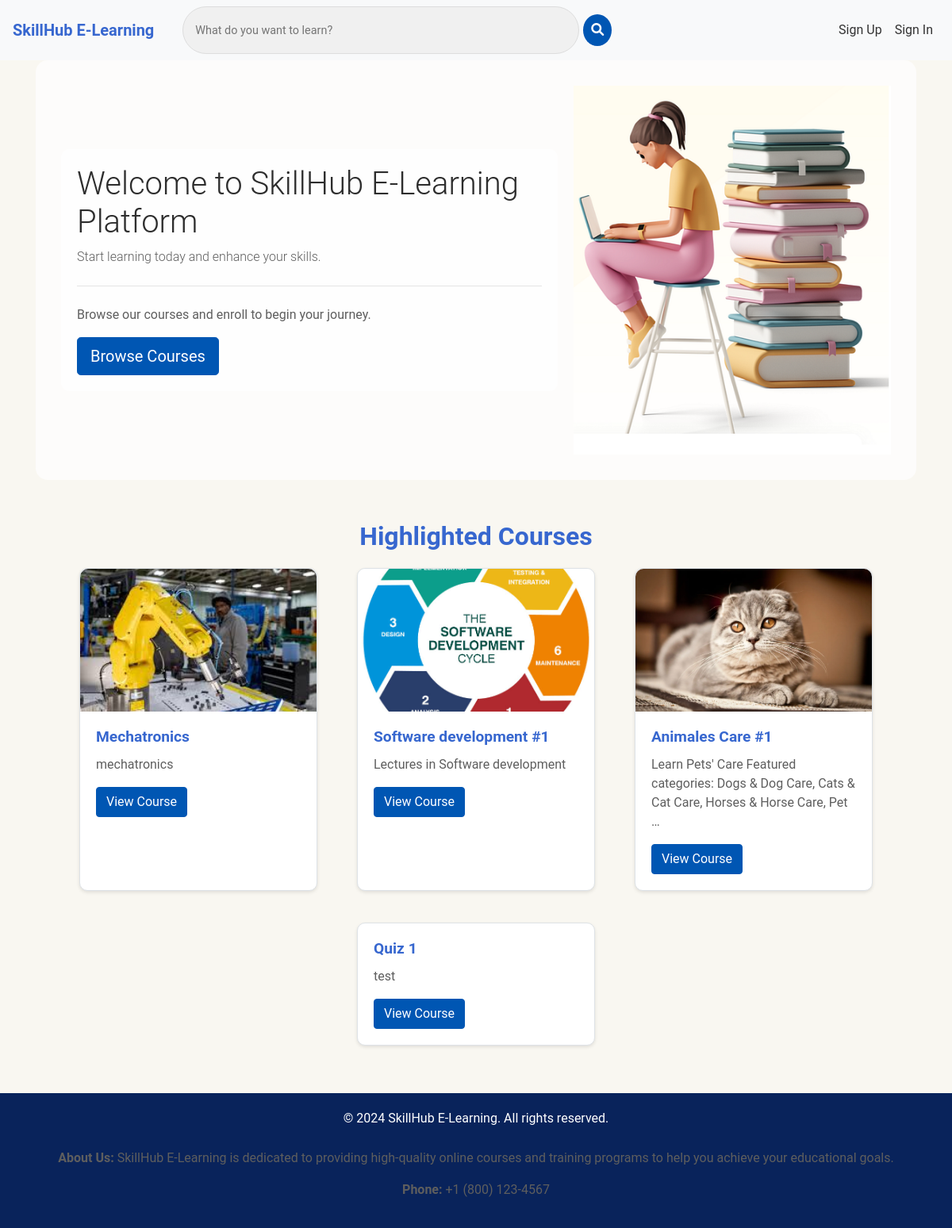
The app's page /, older data.
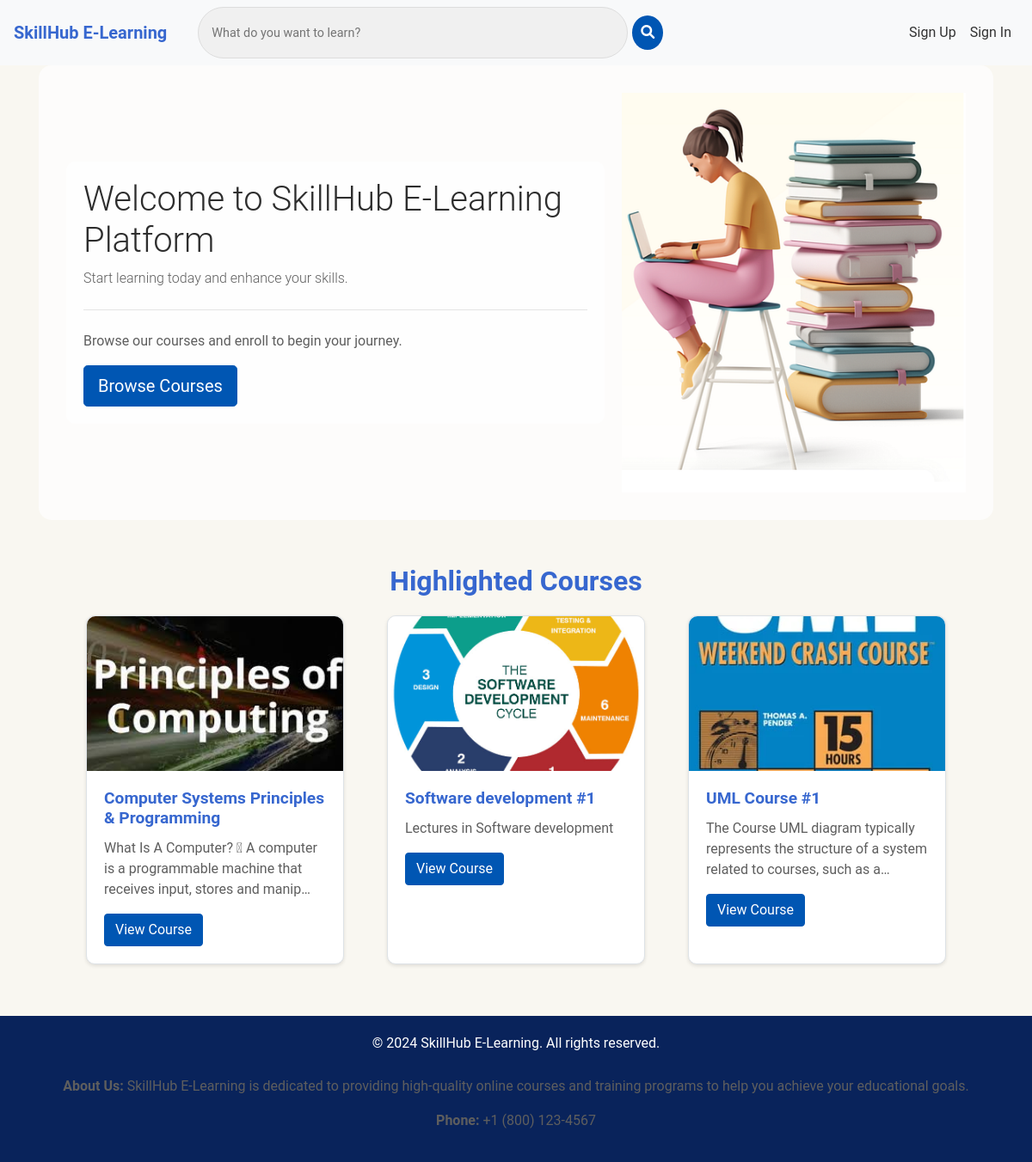
The same page, newer data.
### spApp/models.py (models this page shows, shortened)
class Course(models.Model):
    title = models.CharField(max_length=255)
    description = models.TextField()
    instructor = models.ForeignKey(User, on_delete=models.CASCADE)
    image = models.ImageField(upload_to='course_images/', null=True, blank=True)
    created_at = models.DateTimeField(auto_now_add=True)

### spApp/views.py (the view)
# urls.py: path('', views.index, name='index'),
def index(request):
    courses = Course.objects.all() # Get all the courses from the database
    return render(request, 'index.html',{'courses': courses}) # renders index page

### project/templates/index.html (shortened to what this page needs)
{% extends 'base.html' %}
{% block content %}
    <div class="jumbotron" style="display: flex; align-items: center; padding: 2em; background-color: rgba(255,255,255,0.7); border-radius: 15px;">
        <div style="flex: 1; padding-right: 20px; background-color: rgba(255,255,255,0.7); padding: 20px; border-radius: 10px;">
            <h1 class="display-4">Welcome to SkillHub E-Learning Platform</h1>
            <p class="lead">Start learning today and enhance your skills.</p>
            <hr class="my-4">
            <p>Browse our courses and enroll to begin your journey.</p>
            <a class="btn btn-primary btn-lg" href="{% url 'course_list' %}" role="button">Browse Courses</a>
        </div>
        <img src="/static/images/background.png" alt="Background Image" style="width: 100%; max-width: 400px; height: auto; margin-left: 20px;">
    </div>
    <div class="highlighted-courses">
        <h2>Highlighted Courses</h2>
        <div class="card-deck">
            {% for course in courses %}
                <div class="card">
                  {% if course.image %}
                    <img src="{{ course.image.url }}" class="card-img-top" alt="{{ course.title }}">
                    {% endif %}
                    <div class="card-body">
                        <h5 class="card-title">{{ course.title }}</h5>
                       <p class="card-text">{{ course.description|truncatechars:100 }}</p>
                       <a href="{% url 'course_detail' course.id %}" class="btn btn-primary">View Course</a>
                   </div>
                </div>
            {% endfor %}
        </div>
    </div>
{% endblock %}

### project/templates/base.html (shortened to what this page needs)
<!DOCTYPE html>
<html lang="en">
    <head>
        <link rel="stylesheet" href="https://stackpath.bootstrapcdn.com/bootstrap/4.5.2/css/bootstrap.min.css">
        <link rel="stylesheet" href="https://cdnjs.cloudflare.com/ajax/libs/font-awesome/6.0.0/css/all.min.css"/>
        <link rel="stylesheet" href="/static/css/styles.css">
    </head>
    <body>
        <nav class="navbar navbar-expand-lg navbar-light bg-light">
            <a class="navbar-brand" href="{% url 'index' %}">SkillHub E-Learning</a>
            <div class="collapse navbar-collapse" id="navbarNav">
                <form class="search-bar-container" method="get" action="{% url 'course_list' %}">
                    <input type="search" name="q" placeholder="What do you want to learn?" value="{{ request.GET.q }}">
                    <button><i class="fas fa-search"></i></button>
                </form>
                <ul class="navbar-nav ml-auto">
                    {% if user.is_authenticated %}
                    <li class="nav-item user-menu dropdown">
                        <a class="nav-link dropdown-toggle" href="#" id="userDropdown" role="button" data-toggle="dropdown" aria-haspopup="true" aria-expanded="false">
                            <i class="fas fa-user-circle"></i> {{ user.username }}
                        </a>
                        <div class="dropdown-menu dropdown-menu-right" aria-labelledby="userDropdown">
                            <a class="dropdown-item" href="{% url 'my_courses' %}">Account</a>
                            <div class="dropdown-divider"></div>
                            <a class="dropdown-item" href="{% url 'signout' %}">Log Out</a>
                        </div>
                    </li>
                    {% else %}
                    <li class="nav-item">
                        <a class="nav-link" href="{% url 'signup' %}">Sign Up</a>
                    </li>
                    <li class="nav-item">
                        <a class="nav-link" href="{% url 'signin' %}">Sign In</a>
                    </li>
                    {% endif %}
                </ul>
            </div>
        </nav>
        <div class="container">
            {% block content %}
            {% endblock %}
        </div>
        <footer style="height: 30%; background-color: #09235B; display: flex; flex-direction: column; justify-content: center; align-items: center; color: white; padding: 20px;">
            <p style="color: white;">© 2024 SkillHub E-Learning. All rights reserved.</p>
            <div style="margin-top: 10px; text-align: center;">
                <p><strong>About Us:</strong> SkillHub E-Learning is dedicated to providing high-quality online courses and training programs to help you achieve your educational goals.</p>
                <p><strong>Phone:</strong> +1 (800) 123-4567</p>
            </div>
        </footer>
    </body>
</html>

### project/staticfiles/css/styles.css (style rules this page uses)
body { font-family: 'Roboto', sans-serif; color: #333; background-color: #f9f7f1; }
h1, .display-4 { font-size: 2.5rem; color: #2d2d2d; }
p, .lead { font-size: 1rem; color: #5e5e5e; }
.navbar-brand { color: #3767cf !important; font-weight: bold !important; }
.navbar-nav .nav-link { color: #333 !important; }
form input { height: 60px; outline: none; border: none; padding: 0 15px; font-size: 16px; font-weight: 400; color: #333; border-radius: 8px; background: #f0f0f0; border: 1px solid #ccc; }
.highlighted-courses { padding: 20px 0; background-color: rgba(249, 247, 241, 0.5); text-align: center; }
.highlighted-courses h2 { color: #3767cf; font-weight: bold; margin-bottom: 20px; }
.highlighted-courses .card-deck { display: flex; justify-content: center; gap: 20px; flex-wrap: wrap; }
.highlighted-courses .card { border: 1px solid #dee2e6; border-radius: 10px; box-shadow: 0 2px 4px rgba(0, 0, 0, 0.1); max-width: 300px; flex: 0 0 calc(33.33% - 20px); margin-bottom: 20px; }
.highlighted-courses .card-img-top { height: 180px; object-fit: cover; border-radius: 10px 10px 0 0; }
.highlighted-courses .card-body { text-align: left; }
.highlighted-courses .card-title { font-size: 1.2rem; color: #3767cf; font-weight: bold; }
.highlighted-courses .card-text { color: #5e5e5e; }
footer { background-color: #f8f9fa; text-align: center; padding: 10px; margin-top: 20px; color: #5e5e5e; }
.btn-primary, .highlighted-courses .btn-primary { background-color: #0056b3 !important; border-color: #0056b3 !important; color: white; transition: background-color 0.2s, border-color 0.2s, color 0.2s; }
.search-bar-container { display: flex; align-items: center; margin-left: 20px; margin-right: 10px; flex: 1; }
.search-bar-container input { border-radius: 30px; border: 1px solid #ddd; outline: none; padding: 8px 15px; font-size: 0.9rem; margin-right: 5px; flex: 1; min-width: 200px; max-width: 500px; }
.search-bar-container button { background-color: #0056b3; border: none; color: white; padding: 8px 10px; border-radius: 50%; cursor: pointer; }

Row changes from the older to the newer data that the page shows:
removed Course: title "Quiz 1", description "test"
changed Course: image: a different picture; title "Mechatronics" → "Computer Systems Principles & Programming"; description "mechatronics" → "What Is A Computer?  A computer is a programmable machine that receives input, stores and manip…"
changed Course: image: a different picture; title "Animales Care #1" → "UML Course #1"; description "Learn Pets' Care Featured categories: Dogs & Dog Care, Cats & Cat Care, Horses & Horse Care, Pet …" → "The Course UML diagram typically represents the structure of a system related to courses, such as a…"
